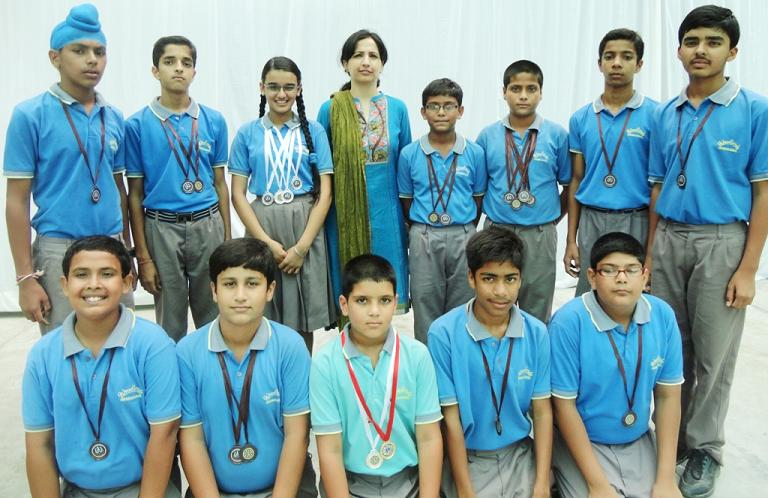
#> input picture img/swim.jpg, 768 x 498 px, found by its file name; its folder holds only this picture in this run
$ python detect_save.py img/swim.jpg   (Python 2 division)   (older library calls are emulated)
#> lines starting #> are read from the running program, lines starting #| are printed output that depends on the picture
import cv2, sys, os, glob
from PIL import Image as img

imagePath = "img/"+sys.argv[1]
cascPath = "data_t/haarcascade_frontalface_default.xml"

faceCascade = cv2.CascadeClassifier(cascPath)

im = img.open(imagePath)
#> im is the input picture: PIL image 768x498 RGB; mean R, G, B 125.7, 158.4, 163.2
px,py = im.size
#> px = 768; py = 498

if (px>1000 or py>1000):
	im = im.resize((800,600), img.ANTIALIAS)
	im.save("img/"+sys.argv[1],"JPEG")


image = cv2.imread(imagePath)

gray = cv2.cvtColor(image, cv2.COLOR_BGR2GRAY)
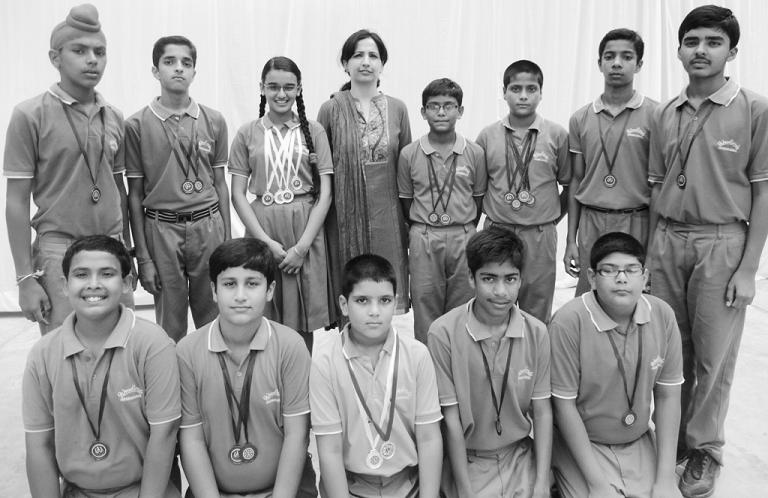
#> gray: shape (498, 768); min 1, max 255, mean 149.1
faces = faceCascade.detectMultiScale(
    gray,
    scaleFactor=1.1,
    minNeighbors=5,
    minSize=(30, 30)
)
#> faces = 13 rows, first 6: [345, 40, 43, 43], [420, 89, 44, 44], [592, 36, 52, 52], [151, 41, 54, 54], [258, 69, 48, 48], [498, 69, 51, 51]

print "Found {0} people".format(len(faces))
#| Found 13 people


print "Image Resolution:"+ str(px)+"x"+ str(py)
#| Image Resolution:768x498
i=1
try:
	for (x, y, w, h) in faces:
		im.crop((x-10,y-25,x+w+10,y+h+10)).save("scan/person"+str(i)+".jpg","JPEG")
		i+=1
#> this loop made 13 passes
#> (x, y, w, h) on passes 1 to 12: (345, 40, 43, 43), (420, 89, 44, 44), (592, 36, 52, 52), (151, 41, 54, 54), (258, 69, 48, 48), (498, 69, 51, 51), (592, 247, 58, 58), (671, 18, 62, 62), (61, 29, 57, 57), (208, 259, 66, 66), (468, 255, 62, 62), (342, 277, 63, 63)
#> pass 1, `im.crop((x-10,y-25,x+w+10,y+h+10)).save("scan/person"+str(i)+".jpg","J..`:
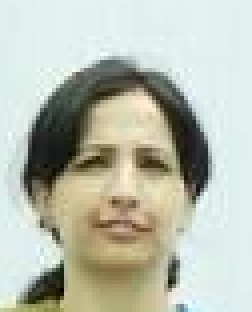
#> saved as person1.jpg: PIL image 63x78 RGB (shown 4 times larger); mean R, G, B 185, 189.9, 175.6
#> pass 2, `im.crop((x-10,y-25,x+w+10,y+h+10)).save("scan/person"+str(i)+".jpg","J..`:
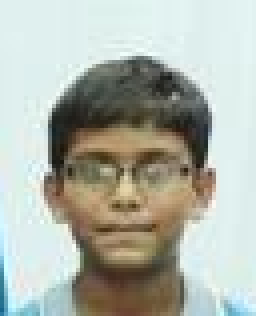
#> saved as person2.jpg: PIL image 64x79 RGB (shown 4 times larger); mean R, G, B 175.6, 180.4, 170.4
#> after the loop, i = 14
except Exception as e:
	print "Unable to crop: "+str(e)


for (x, y, w, h) in faces:
    cv2.rectangle(image, (x-10, y-25), (x+w+10, y+h+10), (255, 90, 80), 2)
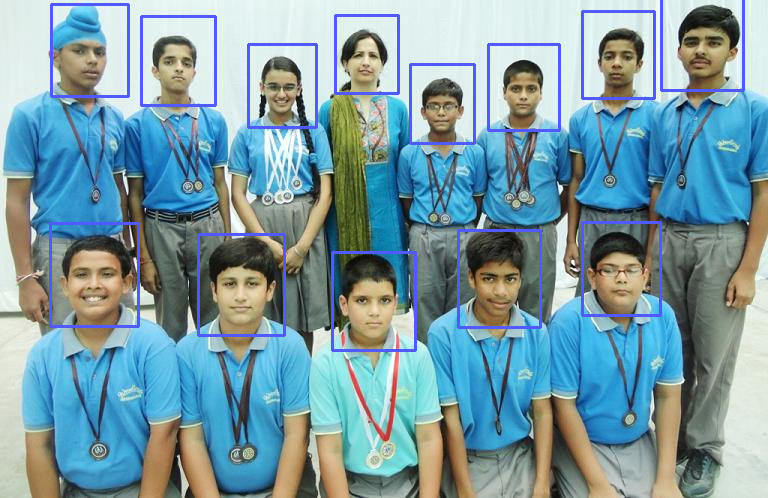
#> image: shape (498, 768, 3); mean B, G, R 165.7, 155.3, 123

print faces
#| [[345  40  43  43]
#|  [420  89  44  44]
#|  [592  36  52  52]
#|  [151  41  54  54]
#|  [258  69  48  48]
#|  [498  69  51  51]
#|  [592 247  58  58]
#|  [671  18  62  62]
#|  [ 61  29  57  57]
#|  [208 259  66  66]
#|  [468 255  62  62]
#|  [342 277  63  63]
#> (further printed lines are left out)

cv2.imshow("Faces Found: "+str(len(faces)),image)

cv2.waitKey(0)

$ run again, on img/test.jpg
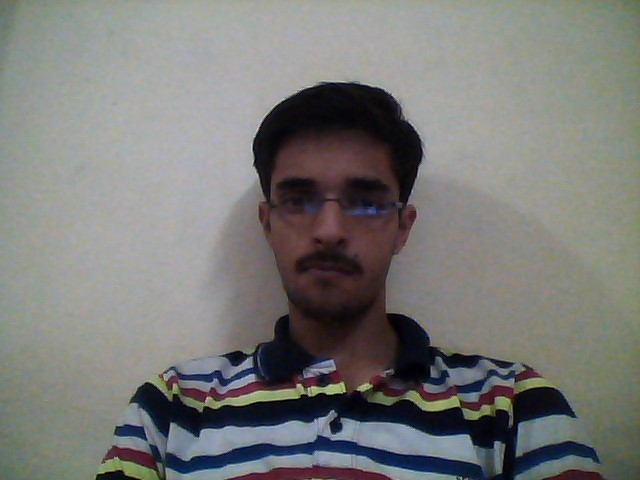
#> input picture img/test.jpg, 640 x 480 px, found by its file name
#> im is the input picture: PIL image 640x480 RGB; mean R, G, B 122.1, 122.3, 119.5
#> faces = [[241, 130, 181, 181]]
#| Found 1 people
#| Image Resolution:640x480
#> the loop `for (x, y, w, h) in faces:` made 1 pass
#> (x, y, w, h, i) on pass 1: (241, 130, 181, 181, 2)
#> pass 1, `im.crop((x-10,y-25,x+w+10,y+h+10)).save("scan/person"+str(i)+".jpg","J..`:
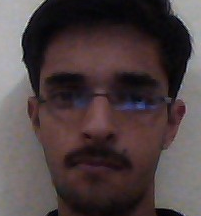
#> saved as person1.jpg: PIL image 201x216 RGB; mean R, G, B 77.5, 64.9, 66.1
#> after the loop `for (x, y, w, h) in faces:`: i = 2
#> the loop `for (x, y, w, h) in faces:` made 1 pass
#> after the loop `for (x, y, w, h) in faces:`:
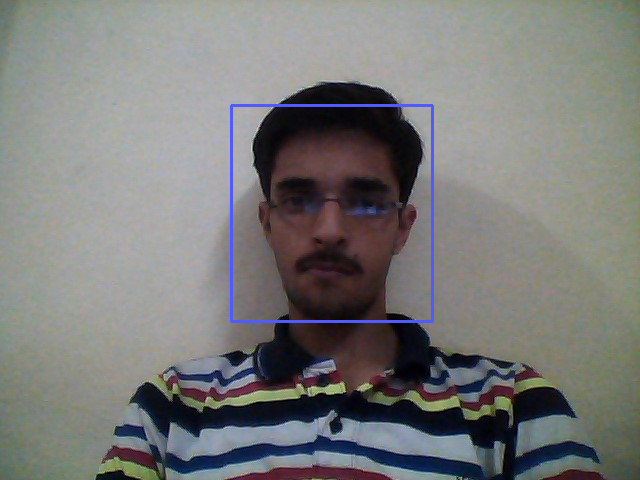
#> image: shape (480, 640, 3); mean B, G, R 120.8, 122.1, 121.9
#| [[241 130 181 181]]
